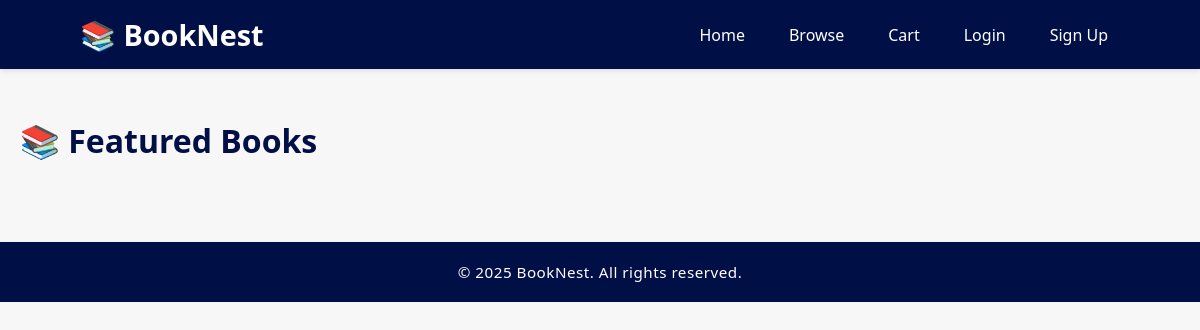
Before: / with the older database file.
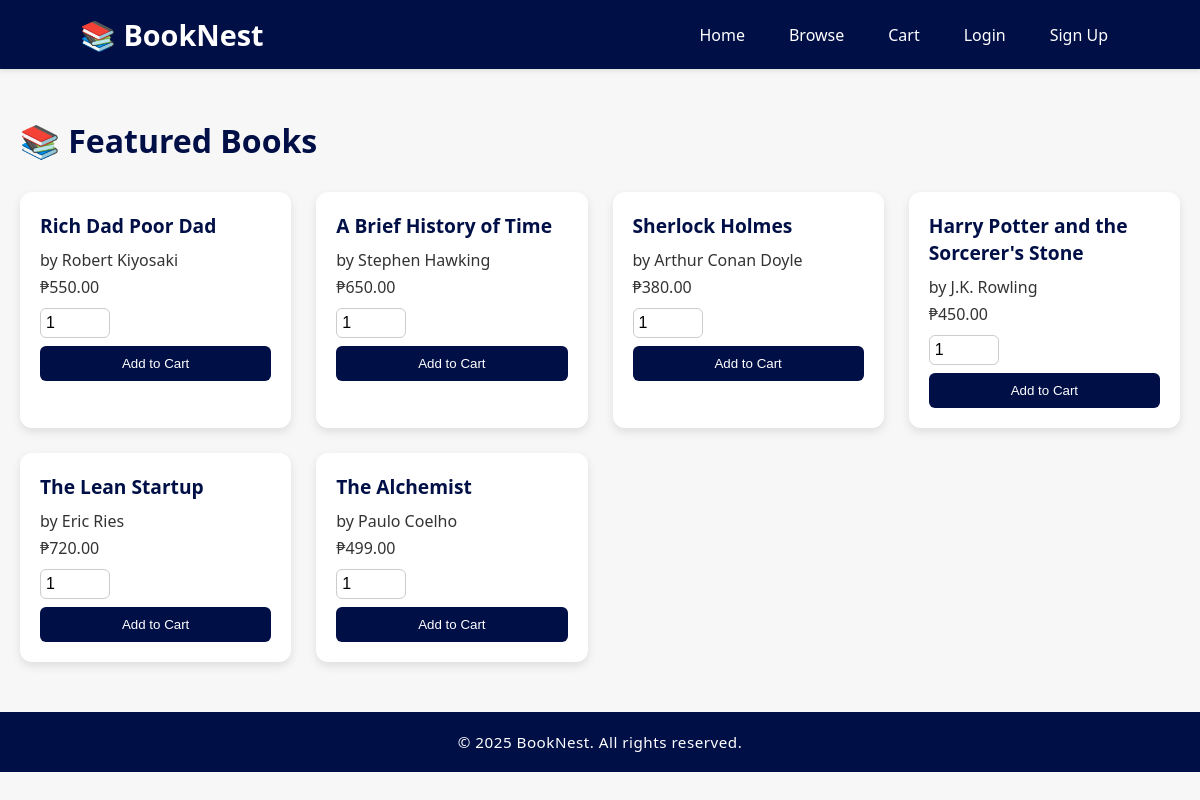
After: the same page with the newer database file.
### tables this page shows
CREATE TABLE `books` (
  `book_id` int(11) NOT NULL,
  `title` varchar(255) NOT NULL,
  `author` varchar(255) DEFAULT NULL,
  `price` decimal(10,2) NOT NULL,
  `stock` int(11) DEFAULT 0,
  `category_id` int(11) DEFAULT NULL,
  `is_featured` tinyint(1) DEFAULT 0
);

### index.php (the view, shortened to what this page needs)
<?php
require_once 'includes/db.php';
$page_css = '/BookNest/css/index.css';
include 'includes/header.php';
$result = $conn->query("SELECT * FROM books ORDER BY RAND() LIMIT 6");
?>
<div class="container">
    <h2>📚 Featured Books</h2>
    <div class="grid">
        <?php while ($book = $result->fetch_assoc()): ?>
            <div class="book-card">
                <h4><?php echo $book['title']; ?></h4>
                <p>by <?php echo $book['author']; ?></p>
                <p>₱<?php echo number_format($book['price'], 2); ?></p>
                <form method="post" action="cart.php">
                    <input type="number" name="quantity" value="1" min="1" required>
                    <button type="submit" name="add_to_cart">Add to Cart</button>
                </form>
            </div>
        <?php endwhile; ?>
    </div>
</div>
<?php include 'includes/footer.php'; ?>

### includes/header.php (shortened to what this page needs)
<!DOCTYPE html>
<html lang="en">
<head>
    <link rel="stylesheet" href="/BookNest/css/header.css">
    <link rel="stylesheet" href="/BookNest/css/footer.css">
    <?php if (isset($page_css)): ?>
        <link rel="stylesheet" href="<?php echo $page_css; ?>">
    <?php endif; ?>
</head>
<body>
<?php if (empty($hideLayout)): ?>
<header>
    <div class="container">
        <h1>📚 BookNest</h1>
        <nav>
            <ul>
                <li><a href="index.php">Home</a></li>
                <li><a href="browse.php">Browse</a></li>
                <li><a href="cart.php">Cart</a></li>
                <?php if (isset($_SESSION['user_id'])): ?>
                    <li><a href="order_history.php">My Orders</a></li>
                    <li><a href="logout.php">Logout</a></li>
                <?php else: ?>
                    <li><a href="login.php">Login</a></li>
                    <li><a href="register.php">Sign Up</a></li>
                <?php endif; ?>
            </ul>
        </nav>
    </div>
</header>
<main>
<?php endif; ?>

### includes/footer.php
</main>
<?php if (empty($hideLayout)): ?>
<footer>
  <div class="container">
    <p>&copy; 2025 BookNest. All rights reserved.</p>
  </div>
</footer>
<?php endif; ?>
</body>
</html>

### css/header.css (style rules this page uses)
* { margin: 0; padding: 0; box-sizing: border-box; }
header { background-color: #010F47; padding: 15px 0; color: white; box-shadow: 0 2px 5px rgba(0,0,0,0.1); }
header .container { width: 90%; max-width: 1200px; margin: auto; display: flex; justify-content: space-between; align-items: center; flex-wrap: wrap; }
header h1 { font-size: 1.8rem; color: white; }
nav ul { list-style: none; display: flex; gap: 20px; flex-wrap: wrap; }
nav ul li a { color: white; text-decoration: none; font-weight: 500; padding: 8px 12px; border-radius: 6px; transition: background-color 0.3s ease; }

### css/footer.css (style rules this page uses)
footer { background-color: #010F47; color: white; padding: 20px 0; text-align: center; margin-top: 40px; }
footer .container { max-width: 1200px; margin: auto; padding: 0 20px; }
footer p { margin: 0; font-size: 0.95rem; letter-spacing: 0.5px; }

### css/index.css (style rules this page uses)
body { font-family: 'Segoe UI', Tahoma, Geneva, Verdana, sans-serif; background-color: #f7f7f7; color: #333; margin: 0; padding: 0; }
.container { max-width: 1200px; margin: 50px auto; padding: 0 20px; }
.container h2 { font-size: 2em; margin-bottom: 30px; color: #010F47; }
.grid { display: grid; grid-template-columns: repeat(auto-fit, minmax(250px, 1fr)); gap: 25px; }
.book-card { background-color: #fff; border-radius: 12px; box-shadow: 0 4px 10px rgba(0, 0, 0, 0.1); padding: 20px; transition: transform 0.2s ease-in-out; }
.book-card h4 { font-size: 1.2em; margin-bottom: 10px; color: #010F47; }
.book-card p { margin: 5px 0; }
.book-card form { margin-top: 10px; display: flex; flex-direction: column; gap: 8px; }
.book-card input[type="number"] { width: 70px; padding: 5px; font-size: 1em; border: 1px solid #ccc; border-radius: 6px; }
.book-card button { background-color: #010F47; color: #fff; padding: 10px; border: none; border-radius: 6px; cursor: pointer; transition: background-color 0.2s ease-in-out; }

Changed rows visible on the page:
added books: title "Rich Dad Poor Dad", author "Robert Kiyosaki", price "550.00"
added books: title "A Brief History of Time", author "Stephen Hawking", price "650.00"
added books: title "Sherlock Holmes", author "Arthur Conan Doyle", price "380.00"
added books: title "Harry Potter and the Sorcerer's Stone", author "J.K. Rowling", price "450.00"
added books: title "The Lean Startup", author "Eric Ries", price "720.00"
added books: title "The Alchemist", author "Paulo Coelho", price "499.00"
